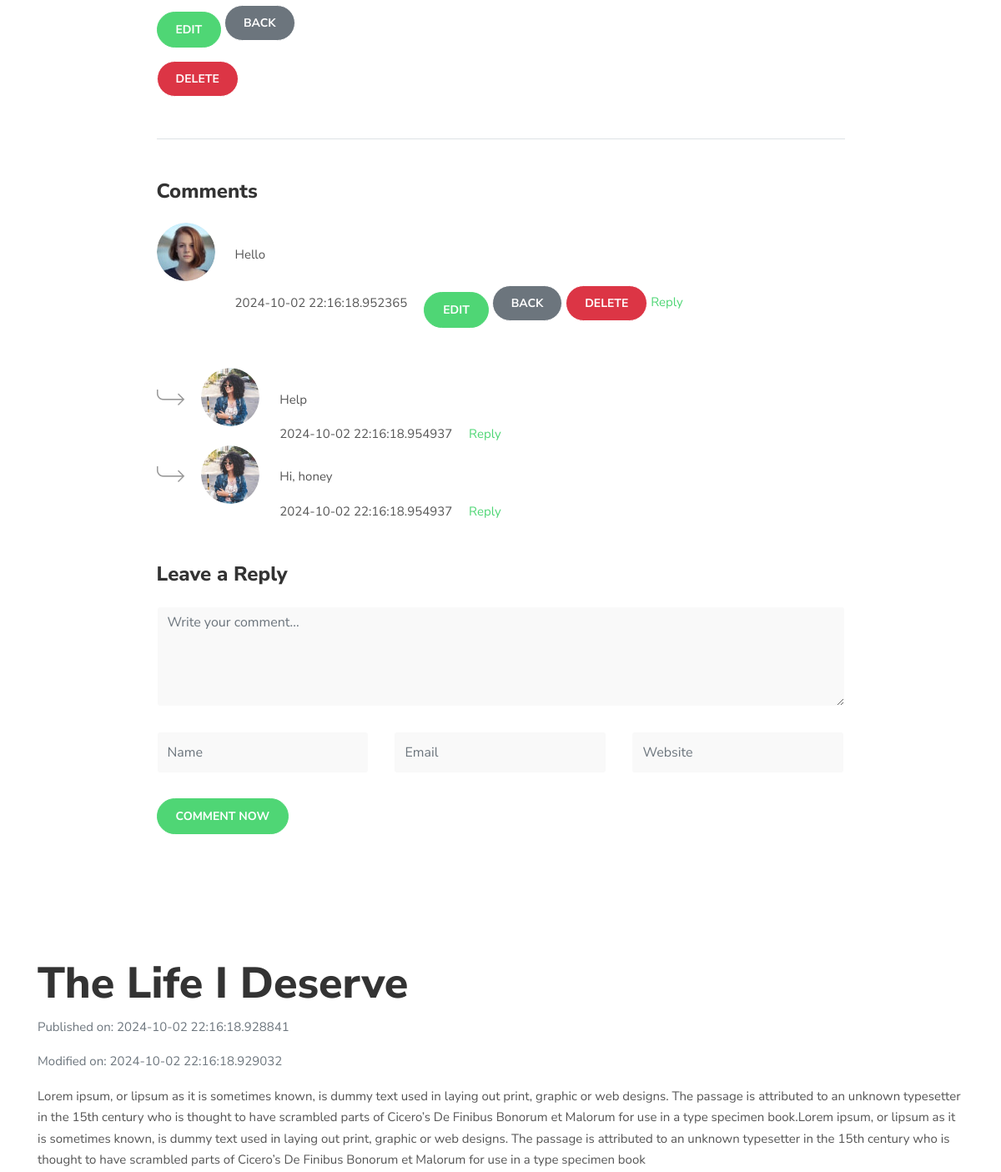
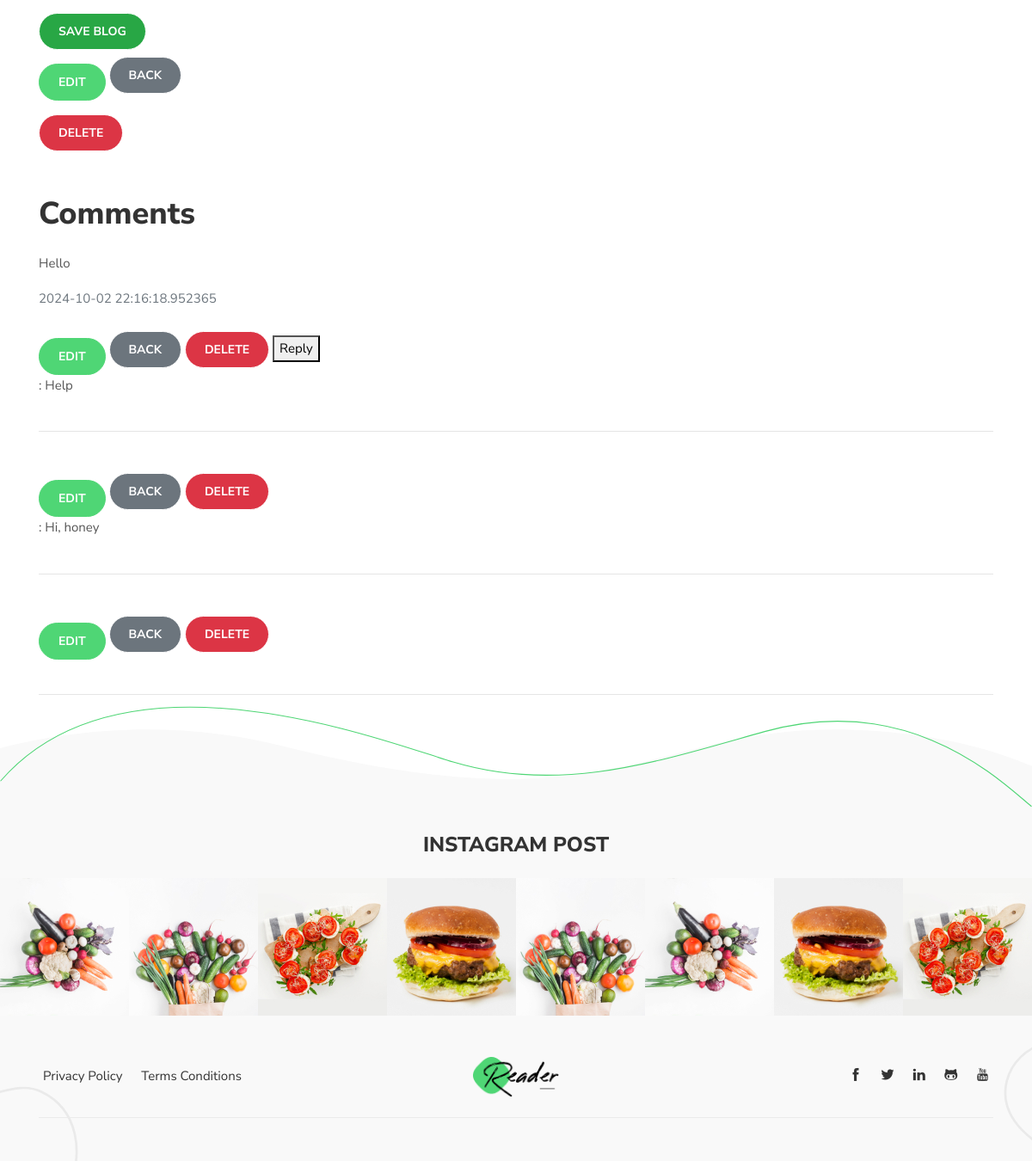
/blog?post_id=1 (signed in, lower part), run on an earlier commit of the app's database (2 pictures, top to bottom).
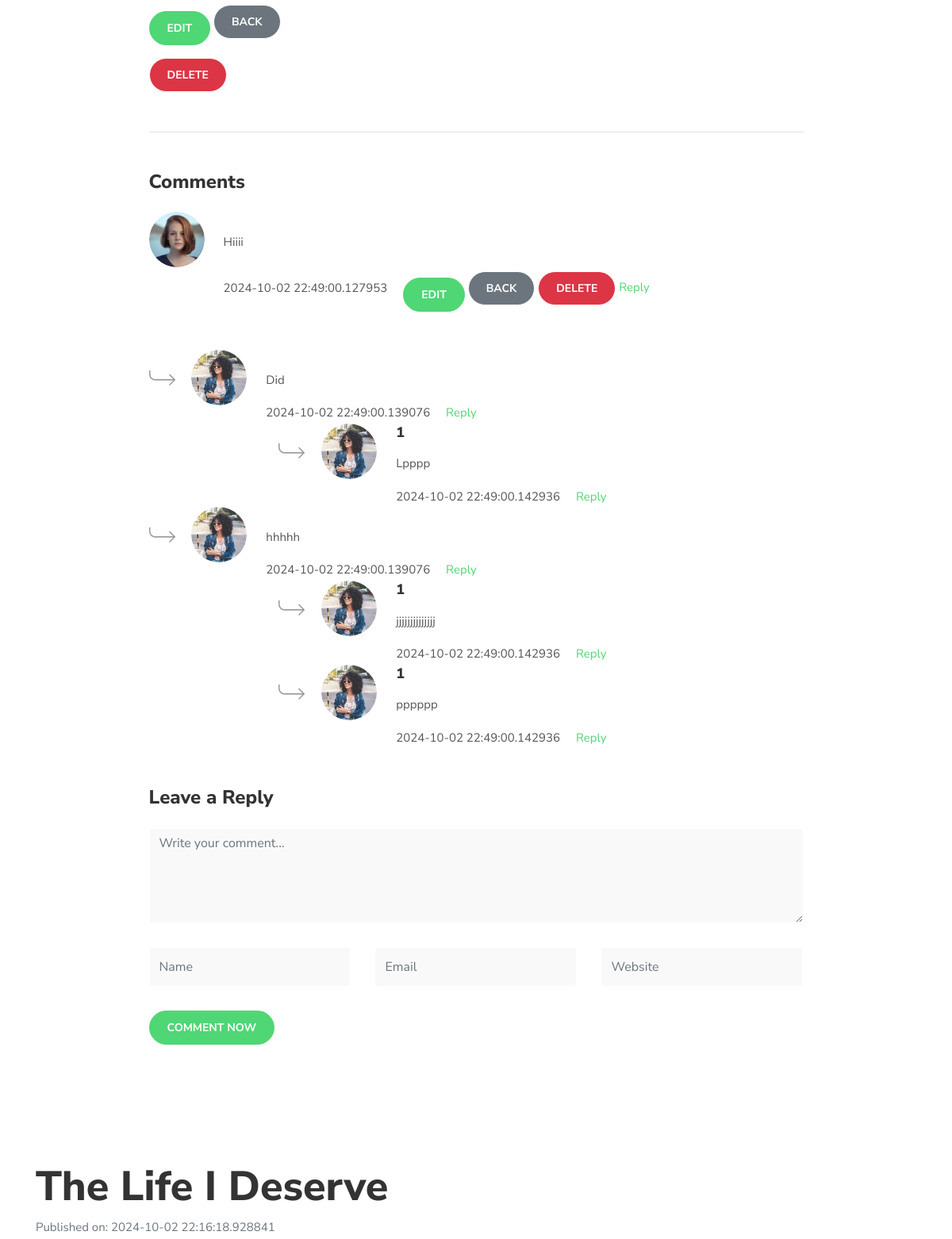
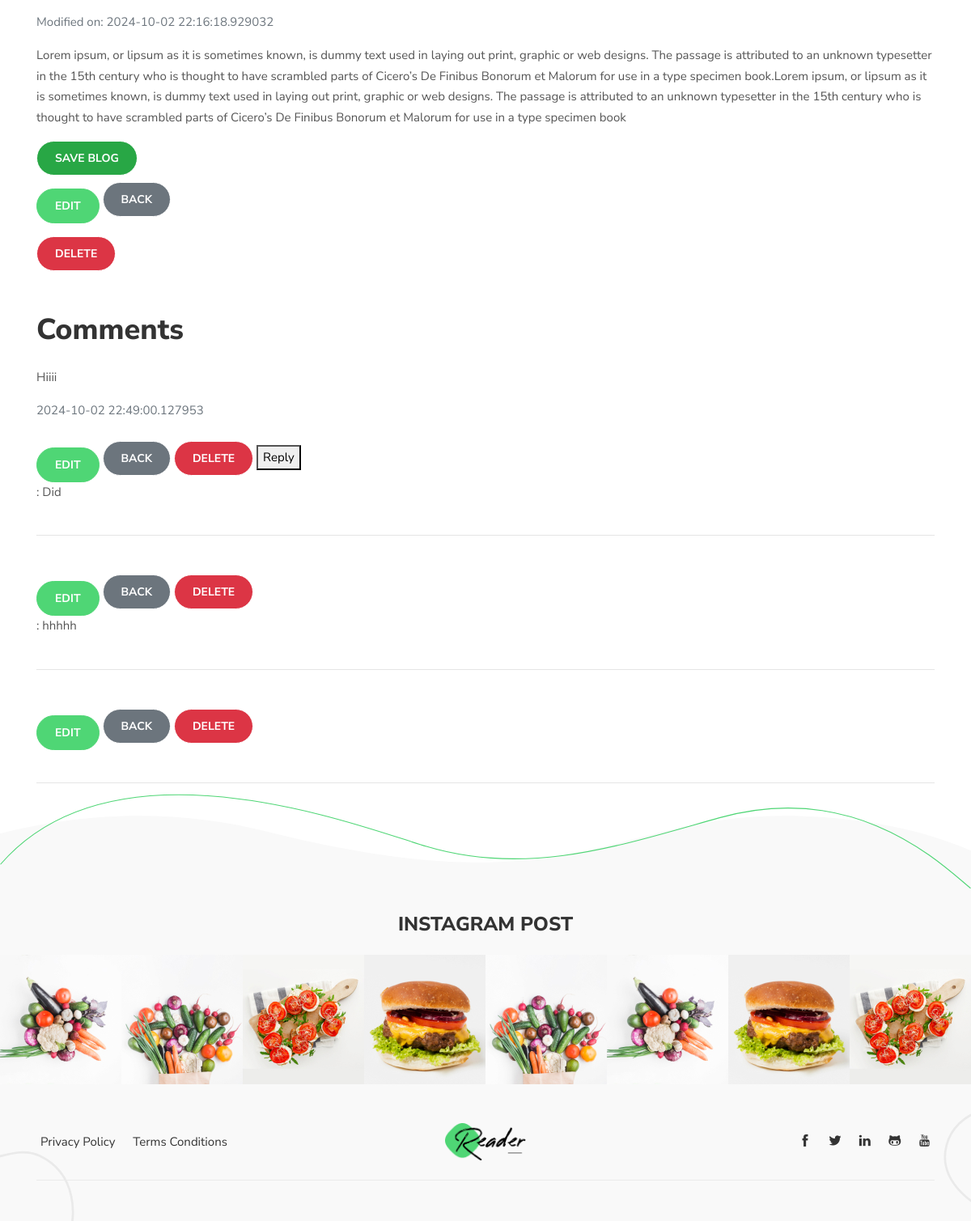
And on a later commit of the database (2 pictures, top to bottom).
### pencil/models.py (models this page shows, shortened)
class Comment(db.Model):
    id = db.Column(db.Integer(), primary_key=True, nullable=False)
    text = db.Column(db.Text(), nullable=False)
    publication_date = db.Column(db.DateTime, default=datetime.utcnow())
    modification_date = db.Column(db.DateTime, default=datetime.utcnow())
    comment_owner = db.Column(db.Integer(), db.ForeignKey("user.id"))
    comments_on_post = db.Column(db.Integer(), db.ForeignKey("post.id"))
    reply_comments =  db.relationship("ReplyComment", backref="owned_replies", lazy=True)

class ReplyComment(db.Model):
    __tablename__ = "replycomment"
    id = db.Column(db.Integer(), primary_key=True, nullable=False)
    text = db.Column(db.Text(), nullable=False)
    publication_date = db.Column(db.DateTime, default=datetime.utcnow())
    modification_date = db.Column(db.DateTime, default=datetime.utcnow())
    responder = db.Column(db.Integer(), db.ForeignKey("user.id"))
    reply_comment = db.Column(db.Integer(), db.ForeignKey("comment.id"))
    replies_on_reply = db.relationship("ChildReply", backref="children", lazy=True)

class Post(db.Model):
    id  = db.Column(db.Integer(), primary_key=True, nullable=False)
    title = db.Column(db.String(length=50), nullable=False)
    content = db.Column(db.Text(), nullable=False)
    publication_date = db.Column(db.DateTime, default=datetime.utcnow())
    modification_date = db.Column(db.DateTime, default=datetime.utcnow())
    owner = db.Column(db.Integer(), db.ForeignKey("user.id"))
    profile_owner = db.Column(db.Integer(), db.ForeignKey("profile.id"))
    saved_posts = db.relationship("User", secondary="saved_blogs", backref="post")
    post_comments = db.relationship("Comment", backref="owned_comments", lazy=True)

class ChildReply(db.Model):
    __tablename__ = "childreply"
    id = db.Column(db.Integer(), primary_key=True, nullable=False)
    text = db.Column(db.Text(), nullable=False)
    publication_date = db.Column(db.DateTime, default=datetime.utcnow())
    modification_date = db.Column(db.DateTime, default=datetime.utcnow())
    child_reply_owner = db.Column(db.Integer(), db.ForeignKey("user.id"))
    replies_reply = db.Column(db.Integer(), db.ForeignKey("replycomment.id"))

### pencil/routes.py (the view, shortened to what this page needs)
@app.route("/blog", methods=["POST", "GET"])
@login_required
def blog_page():
    comment_form = CommentForm()
    reply_form = ReplyForm()
    replies_reply_form = ReplyReplyForm()
    post_id = request.args.get("post_id")
    if post_id:
        requested_blog = Post.query.filter_by(id=post_id).first()
        if requested_blog:
            if request.method == "GET":
                comment_with_replies = (db.session.query(Comment).filter(Comment.comments_on_post == post_id).options(
                                        joinedload(Comment.reply_comments).joinedload(ReplyComment.replies_on_reply))
                                        .order_by(Comment.publication_date.desc()).all())
                return render_template("blog.html", post_id=requested_blog, comment_form=comment_form,
                                        posted_comments=comment_with_replies, reply_form=reply_form, replies_reply_form=replies_reply_form)
            else:
                flash(f"Blog not found", category="danger")
                return redirect(url_for("home_page"))
    for error_message in reply_form.errors.values():
        flash(f"There was an error : {error_message}", category="danger")
    return redirect(url_for("home_page"))

### pencil/templates/blog.html (shortened to what this page needs)
{% extends 'base.html' %}
{% block content %}
<body>
    <section class="section">
        <div class="container">
          <div class="row justify-content-center">
            <div class=" col-lg-9   mb-5 mb-lg-0">
              <a href="{{ url_for('modify_post', post_id=post_id.id) }}" class="btn btn-primary mt-3">Edit</a>
              <a href="{{ url_for('home_page') }}" class="btn btn-secondary">Back</a>
              <form action="{{ url_for('delete_page', post_id=post_id.id) }}" method="POST" class="mt-3">
                <button type="submit" class="btn btn-danger">Delete</button>
              </form>
             <br>
            </div>
            <div class="col-lg-9 col-md-12">
                <div class="mb-5 border-top mt-4 pt-5">
                    <h3 class="mb-4">Comments</h3>
                    {% for comment in posted_comments %}
                        <div class="media d-block d-sm-flex mb-4 pb-4">
                            <a class="d-inline-block mr-2 mb-3 mb-md-0" href="{{ url_for('profile', profile_id=comment.comment_owner) }}">
                                <img src="static/images/post/user-01.jpg" class="mr-3 rounded-circle" alt="">
                            </a>
                            <div class="media-body">
                                <p>{{ comment.text }}</p>
                                <span class="text-black-800 mr-3 font-weight-600">{{ comment.publication_date }}</span>
                                <a href="{{ url_for('modify_comment', comment_to_modify=comment.id) }}" class="btn btn-primary mt-3">Edit</a>
                                <a href="{{ url_for('blog_page') }}" class="btn btn-secondary">Back</a>
                                <form action="{{ url_for('delete_comment', comment_id=comment.id) }}" method="post" style="display:inline;">
                                <button type="submit" class="btn btn-danger btn-sm" onclick="return confirm('Are you sure you want to delete this comment?');">Delete</button>
                                </form>
                                <a class="text-primary font-weight-600 reply-button" data-comment-id="{{ comment.id }}" href="javascript:void(0);">Reply</a>
                            </div>
                        </div>
                        {% for reply in comment.reply_comments %}
                            <div class="media d-block d-sm-flex">
                                <div class="d-inline-block mr-2 mb-3 mb-md-0" href="{{ url_for('profile', profile_id=reply.responder) }}">
                                    <img class="mr-3" src="static/images/post/arrow.png" alt="">
                                    <a href="#!"><img src="static/images/post/user-02.jpg" class="mr-3 rounded-circle" alt=""></a>
                                </div>
                                <div class="media-body">
                                    <p>{{ reply.text }}</p>
                                    <span class="text-black-800 mr-3 font-weight-600">{{ reply.publication_date }}</span>
                                    <a class="text-primary font-weight-600 reply-button" data-comment-id="{{ reply.id }}" href="javascript:void(0);">Reply</a>
                                    {% for child_reply in reply.replies_on_reply %}
                                        <div class="reply-to-reply">
                                            <div class="media d-block d-sm-flex ml-3">
                                                <div class="d-inline-block mr-2 mb-3 mb-md-0" href="{{ url_for('profile', profile_id=child_reply.child_reply_owner) }}">
                                                    <img class="mr-3" src="static/images/post/arrow.png" alt="">
                                                    <a href="#!"><img src="static/images/post/user-02.jpg" class="mr-3 rounded-circle" alt=""></a>
                                                </div>
                                                <div class="media-body">
                                                    <a href="{{ url_for('profile', profile_id=child_reply.child_reply_owner) }}" class="h4 d-inline-block mb-3">{{ child_reply.child_reply_owner }}</a>
                                                    <p>{{ child_reply.text }}</p>
                                                    <span class="text-black-800 mr-3 font-weight-600">{{ child_reply.publication_date }}</span>
                                                    <a class="text-primary font-weight-600 child-reply-button" data-reply-id="{{ child_reply.id }}" href="javascript:void(0);">Reply</a>
                                                </div>
                                            </div>
                                        </div>
                                    {% endfor %}
                                </div>
                            </div>
                        {% endfor %}
                    {% endfor %}
                </div>
                <div>
                    <h3 class="mb-4">Leave a Reply</h3>
                    <form method="POST" action="{{ url_for('blog_page' , post_id=post_id.id) }}">
                        <div class="row">
                            {% if comment_form %}
                                    <div class="form-group col-md-12">
                                        <textarea class="form-control shadow-none" name="comment" placeholder="Write your comment..." value="{{ comment_form.comment.data }}" rows="7" required></textarea>
                                    </div>
                            {% endif %}
                            <div class="form-group col-md-4">
                                <input class="form-control shadow-none" type="text" placeholder="Name" required>
                            </div>
                            <div class="form-group col-md-4">
                                <input class="form-control shadow-none" type="email" placeholder="Email" required>
                            </div>
                            <div class="form-group col-md-4">
                                <input class="form-control shadow-none" type="url" placeholder="Website">
                            </div>
                        </div>
                        <button class="btn btn-primary" type="submit">Comment Now</button>
                    </form>
                </div>
            </div>
        </div>
    </section>
</body>
    <div class="container mt-5">
        <section>
            <header>
                <h1>{{ post_id.title }}</h1>
            </header>
            <div>
                <p class="text-muted">Published on: {{ post_id.publication_date }}</p>
                <p class="text-muted">Modified on: {{ post_id.modification_date }}</p>
            </div>
            <div class="mt-3">
                <p>{{ post_id.content }}</p>
            </div>
            <form method="POST" action="{{ url_for('blog_page', post_id=post_id.id) }}">
                <button type="submit" name="save" value="true" class="btn btn-success">Save Blog</button>
            </form>
            <a href="{{ url_for('modify_post', post_id=post_id.id) }}" class="btn btn-primary mt-3">Edit</a>
            <a href="{{ url_for('home_page') }}" class="btn btn-secondary">Back</a>
            <form action="{{ url_for('delete_page', post_id=post_id.id) }}" method="POST" class="mt-3">
                <button type="submit" class="btn btn-danger">Delete</button>
            </form>
            <br>
        </section>
        <br>
        <section>
            <div>
                <header>
                    <h2>Comments</h2>
                </header>
                <div class="comments mt-4">
                    {% for comment in posted_comments %}
                        <div class="comment">
                            <p>{{ comment.text }}</p>
                            <p class="text-muted">{{ comment.publication_date }}</p>
                        </div>
                        <a href="{{ url_for('modify_comment', comment_to_modify=comment.id) }}" class="btn btn-primary mt-3">Edit</a>
                        <a href="{{ url_for('blog_page') }}" class="btn btn-secondary">Back</a>
                        <form action="{{ url_for('delete_comment', comment_id=comment.id) }}" method="post" style="display:inline;">
                            <button type="submit" class="btn btn-danger btn-sm" onclick="return confirm('Are you sure you want to delete this comment?');">Delete</button>
                        </form>
                        <button>Reply</button>
                        <br>
                        {% for reply in comment.reply_comments %}
                            <div class="replies">
                                <p><em>{{ reply.responder.username }}</em>: {{ reply.text }}</p>
                            </div>
                            <hr>
                            <a href="{{ url_for('modify_comment', comment_to_modify=reply.id) }}" class="btn btn-primary mt-3">Edit</a>
                            <a href="{{ url_for('blog_page') }}" class="btn btn-secondary">Back</a>
                            <form action="{{ url_for('delete_comment', comment_id=reply.id) }}" method="post" style="display:inline;">
                                <button type="submit" class="btn btn-danger btn-sm" onclick="return confirm('Are you sure you want to delete this reply?');">Delete</button>
                            </form>
                            <br>
                        {% endfor %}
                        <hr>
                    {% endfor %}
                </div>
            </div>
        </section>
    </div>
</body>
{% endblock %}

### pencil/templates/base.html (shortened to what this page needs)
<!DOCTYPE html>
<html lang="en-us"><head>
  <link rel="stylesheet" href="{{ url_for('static', filename='plugins/bootstrap/bootstrap.min.css') }}">
  <link rel="stylesheet" href="{{ url_for('static', filename='plugins/themify-icons/themify-icons.css') }}">
  <link rel="stylesheet" href="{{ url_for('static', filename='plugins/slick/slick.css') }}">
  <link rel="stylesheet" href="{{ url_for('static', filename='css/style.css') }}" media="screen">
</head>
<body>
{% block content %}
{% endblock %}
<footer class="footer">
    <svg class="footer-border" height="214" viewBox="0 0 2204 214" fill="none" xmlns="http://www.w3.org/2000/svg">
        <path d="M2203 213C2136.58 157.994 1942.77 -33.1996 1633.1 53.0486C1414.13 114.038 1200.92 188.208 967.765 118.127C820.12 73.7483 263.977 -143.754 0.999958 158.899"
        stroke-width="2" />
    </svg>
    <div class="instafeed text-center mb-5">
        <h2 class="h3 mb-4">INSTAGRAM POST</h2>
        <div class="instagram-slider">
          <div class="instagram-post"><img src="static/images/instagram/1.jpg"></div>
          <div class="instagram-post"><img src="static/images/instagram/2.jpg"></div>
          <div class="instagram-post"><img src="static/images/instagram/4.jpg"></div>
          <div class="instagram-post"><img src="static/images/instagram/3.jpg"></div>
          <div class="instagram-post"><img src="static/images/instagram/2.jpg"></div>
          <div class="instagram-post"><img src="static/images/instagram/1.jpg"></div>
          <div class="instagram-post"><img src="static/images/instagram/3.jpg"></div>
          <div class="instagram-post"><img src="static/images/instagram/4.jpg"></div>
        </div>
    </div>
    <div class="container">
        <div class="row align-items-center">
        <div class="col-md-5 text-center text-md-left mb-4">
            <ul class="list-inline footer-list mb-0">
              <li class="list-inline-item"><a href="privacy-policy.html">Privacy Policy</a></li>
              <li class="list-inline-item"><a href="terms-conditions.html">Terms Conditions</a></li>
            </ul>
        </div>
        <div class="col-md-2 text-center mb-4">
            <a href="index.html"><img class="img-fluid" width="100px" src="static/images/logo.png" alt="Reader | Hugo Personal Blog Template"></a>
        </div>
        <div class="col-md-5 text-md-right text-center mb-4">
            <ul class="list-inline footer-list mb-0">
            <li class="list-inline-item"><a href="#"><i class="ti-facebook"></i></a></li>
            <li class="list-inline-item"><a href="#"><i class="ti-twitter-alt"></i></a></li>
            <li class="list-inline-item"><a href="#"><i class="ti-linkedin"></i></a></li>
            <li class="list-inline-item"><a href="#"><i class="ti-github"></i></a></li>
            <li class="list-inline-item"><a href="#"><i class="ti-youtube"></i></a></li>
            </ul>
        </div>
        <div class="col-12">
            <div class="border-bottom border-default"></div>
        </div>
        </div>
    </div>
    </footer>
    <script src="{{ url_for('static', filename='js/script.js') }}"></script></body>
  </html>

What changed in the data, as far as the page shows it:
removed Comment: text "Hello", publication_date "2024-10-02 22:16:18.952365"
added Comment: text "Hiiii", publication_date "2024-10-02 22:49:00.127953"
changed Comment: loses ReplyComment (text "Help", publication_date "2024-10-02 22:16:18.954937"); loses ReplyComment (text "Hi, honey", publication_date "2024-10-02 22:16:18.954937")
added ReplyComment: text "Did", publication_date "2024-10-02 22:49:00.139076"
added ChildReply: child_reply_owner "1", text "Lpppp", publication_date "2024-10-02 22:49:00.142936", shown under "Did"
added ReplyComment: text "hhhhh", publication_date "2024-10-02 22:49:00.139076"
added ChildReply: child_reply_owner "1", text "jjjjjjjjjjjjjj", publication_date "2024-10-02 22:49:00.142936", shown under "hhhhh"
added ChildReply: child_reply_owner "1", text "pppppp", publication_date "2024-10-02 22:49:00.142936", shown under "hhhhh"
